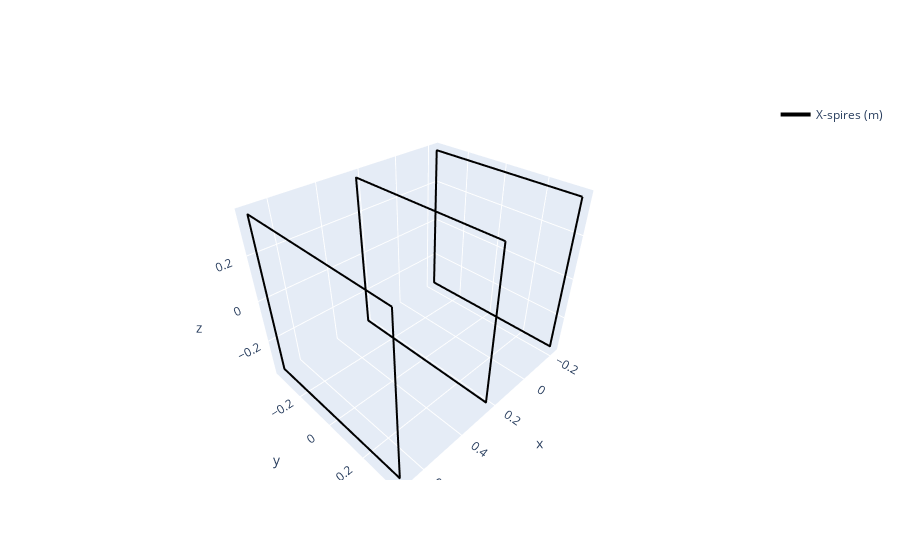

Notebook cell for this chart:
### Code cell
f0 = None
f0 = hplot.plot_spires(f0, spires_x_sq, color='black', row=None, col=None)

# Plot the square spires
f0.show()

### Figure 1 — Plotly figure (JSON) as saved in the notebook; plotly's stock layout.template omitted (floating-point values rounded to 4 significant figures; data arrays with more than 128 entries replaced by an {"elided": "..."} marker saying what was removed)
{"data": [{"legendgroup": "X-spires (m)", "line": {"color": "black", "width": 4}, "mode": "lines", "name": "X-spires (m)", "showlegend": true, "type": "scatter3d", "x": {"elided": "400 float values"}, "y": {"elided": "400 float values"}, "z": {"elided": "400 float values"}}, {"legendgroup": "X-spires (m)", "line": {"color": "black", "width": 4}, "mode": "lines", "showlegend": false, "type": "scatter3d", "x": {"elided": "400 float values"}, "y": {"elided": "400 float values"}, "z": {"elided": "400 float values"}}, {"legendgroup": "X-spires (m)", "line": {"color": "black", "width": 4}, "mode": "lines", "showlegend": false, "type": "scatter3d", "x": {"elided": "400 float values"}, "y": {"elided": "400 float values"}, "z": {"elided": "400 float values"}}], "layout": {}}
